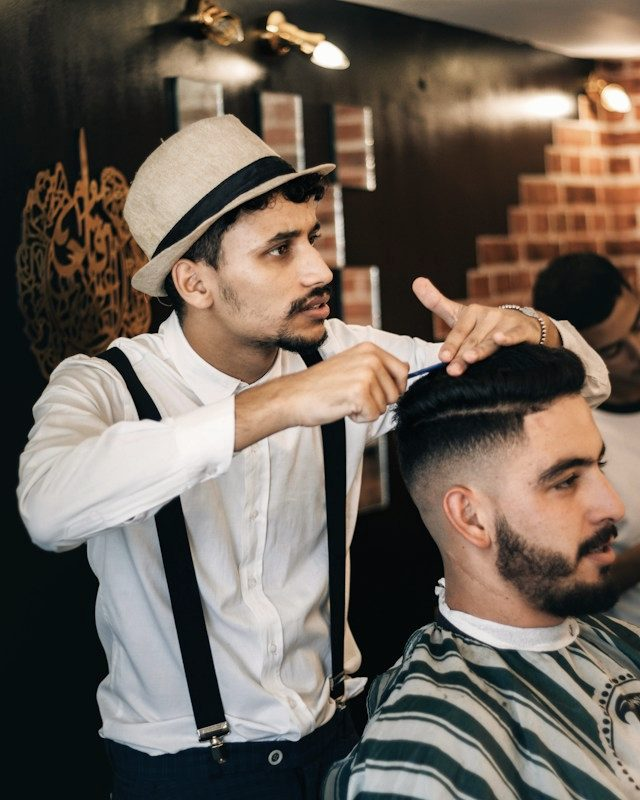
#> input picture docs/assets/img/barber-ayanda-640.jpg, 640 x 800 px; its folder holds 3 pictures in this run
$ python review_local.py
#> lines starting #> are read from the running program, lines starting #| are printed output that depends on the picture
#!/usr/bin/env python3
"""Contact sheet of the processed local images, to eyeball the grade and crops."""

import sys
from pathlib import Path

from PIL import Image, ImageDraw

ROOT = Path(__file__).parent.parent
IMG_DIR = ROOT / "docs" / "assets" / "img"
CELL_W, CELL_H, COLS, PAD = 300, 240, 5, 24


def main():
    pattern = sys.argv[1] if len(sys.argv) > 1 else "*"
    out = Path(sys.argv[2]) if len(sys.argv) > 2 else ROOT / "tests" / "review.jpg"

    files = sorted(IMG_DIR.glob(f"{pattern}-640.jpg"))
    if not files:
        sys.exit(f"  nothing matched {pattern}-640.jpg")

    rows = (len(files) + COLS - 1) // COLS
    sheet = Image.new("RGB", (COLS * CELL_W, rows * (CELL_H + PAD)), (10, 10, 12))
    draw = ImageDraw.Draw(sheet)

    for i, f in enumerate(files):
        im = Image.open(f).convert("RGB")
#> im is the input picture: PIL image 640x800 RGB; mean R, G, B 109.1, 98.1, 88.2
        im.thumbnail((CELL_W - 8, CELL_H - 8), Image.LANCZOS)
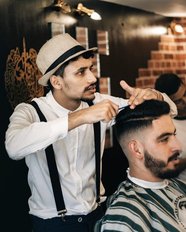
#> im: PIL image 186x232 RGB; mean R, G, B 109.2, 98.1, 88.2
        col, row = i % COLS, i // COLS
        x, y = col * CELL_W, row * (CELL_H + PAD)
        sheet.paste(im, (x + (CELL_W - im.width) // 2, y + PAD + (CELL_H - im.height) // 2))
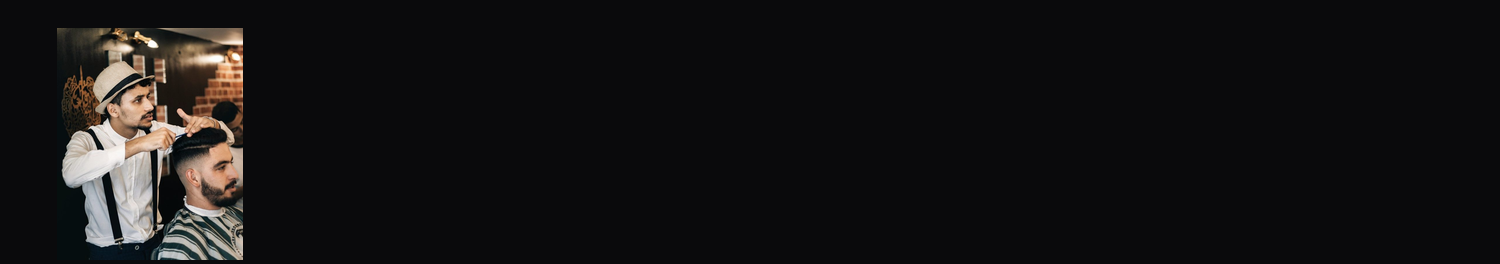
#> sheet: PIL image 1500x264 RGB; mean R, G, B 20.8, 19.6, 20.3
        draw.text((x + 6, y + 6), f.stem.replace("-640", ""), fill=(200, 164, 92))

    sheet.save(out, quality=85)
    print(f"  {len(files)} images -> {out}")


if __name__ == "__main__":
    main()
